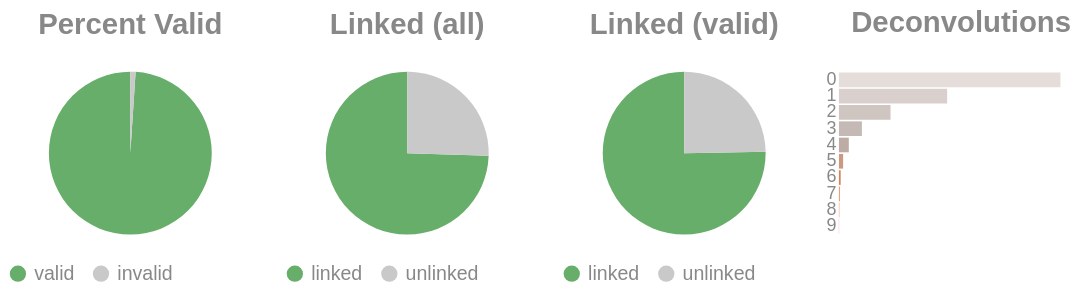

This figure's notebook cell:
### Code cell
if SKIPLR:
    pass
else:
    clash = Counter()
    for i in valids['molecule'].to_list():
        _mol = i.split("-")
        if len(_mol) == 1:
            clash.update('0')
        else:
            clash.update(_mol[-1])

    _d = {"deconvolutions": [], 'count': []}
    for k,v in clash.items():
        _d['deconvolutions'].append(k)
        _d['count'].append(v)

    tot_valid = valids['reads'].sum()
    mask = valids['reads'] >= 2
    n_linked_reads = valids.filter(mask)['reads'].sum()
    if n_linked_reads == 0:
        print_html("No linked molecules (>=2 reads) were detected; skipping linked-only distributions.")
        SKIPLR = True
    else:
        perc_valid = round(tot_valid / n_reads, 4)
        linked_perc_abs = round(n_linked_reads / n_reads, 4)
        linked_perc = round(n_linked_reads / tot_valid, 4)

    _valid = pl.DataFrame({"valids": ['valid', 'invalid'], "count": [tot_valid, n_reads - tot_valid]})
    _linked_abs = pl.DataFrame({"linked (absolute)": ['linked', 'unlinked'], "count": [n_linked_reads, n_reads - n_linked_reads]})
    _linked_rel = pl.DataFrame({"linked (valids)": ['linked', 'unlinked'], "count": [n_linked_reads, tot_valid - n_linked_reads]})

    (
        alt.hconcat(
            piechart(_valid, goodval = 'valid', title = "Percent Valid"),
            piechart(_linked_abs, goodval = "linked", title =  "Linked (all)"),
            piechart(_linked_rel, goodval = "linked", title =  "Linked (valid)"),
            convolutionbar(pl.DataFrame(_d), title = "Deconvolutions"),
            center = True,
            bounds = 'flush'
        )
        .resolve_scale(color='independent')
        .resolve_legend('independent')
        .properties(usermeta={'embedOptions': {"actions": False}})
    ).display()

### Figure 1 — Vega-Lite specification as saved in the notebook (floating-point values rounded to 4 significant figures)
{"width": "container", "height": 400, "config": {"title": {"anchor": "start", "dy": -15, "fontSize": 18, "color": "#888888", "subtitleColor": "#888888", "subtitleFontSize": 14}, "arc": {"fill": "#0072B2"}, "axis": {"domainColor": "#888888", "domainWidth": 0.5, "gridWidth": 0.2, "grid": false, "titleFontWeight": 400, "titleFontSize": 15, "labelFontSize": 11, "labelColor": "#888888", "tickColor": "#888888", "tickWidth": 0.2, "titleColor": "#888888"}, "axisBand": {"grid": false}, "axisX": {"grid": true, "tickSize": 10, "domainCap": "round"}, "axisY": {"domain": false, "grid": true, "tickSize": 0, "domainCap": "round"}, "background": "transparent", "header": {"labelFontSize": 15, "labelColor": "#888888", "titleFontSize": 15, "titleFontWeight": 600, "titleColor": "#888888"}, "legend": {"labelFont": "sans-serif", "labelFontSize": 12, "labelColor": "#888888", "symbolSize": 100, "symbolType": "circle", "titleFontSize": 12, "titlePadding": 10, "titleColor": "#888888", "title": null}, "range": {"category": ["#E69F00", "#56B4E9", "#009E73", "#F0E442", "#0072B2", "#D55E00", "#CC79A7", "#000000"], "diverging": ["#cfe8f3", "#a2d4ec", "#73bfe2", "#46abdb", "#1696d2", "#12719e"]}, "area": {"fill": "#0072B2", "fillOpacity": 0.7, "line": true, "strokeOpacity": 0.7}, "line": {"color": "#0072B2", "stroke": "#0072B2", "strokeWidth": 2}, "trail": {"color": "#0072B2", "stroke": "#0072B2", "strokeWidth": 0, "size": 1}, "point": {"filled": true, "fillOpacity": 1.0, "size": 95}, "text": {"color": "#888888", "fontSize": 11, "align": "right", "fontWeight": 400, "size": 11}, "bar": {"fill": "#0072B2", "stroke": null}, "view": {"stroke": null, "continuousWidth": 660, "continuousHeight": 400}}, "hconcat": [{"data": {"name": "data-b6cdebc60eeb29dcb944edcac005573c"}, "mark": {"type": "arc"}, "encoding": {"color": {"field": "valids", "legend": {"orient": "bottom", "title": null}, "scale": {"domain": ["valid", "invalid"], "range": ["#68ae6b", "#C9C9C9"]}, "title": "Valids", "type": "nominal"}, "theta": {"field": "count", "type": "quantitative"}, "tooltip": [{"field": "valids", "title": "Valids", "type": "ordinal"}, {"field": "percent", "format": ".2%", "title": "Percent", "type": "quantitative"}, {"field": "count", "title": "Count", "type": "quantitative"}]}, "height": 100, "title": {"text": "Percent Valid", "align": "center", "anchor": "middle"}, "transform": [{"calculate": "datum.count / 6107479", "as": "percent"}], "width": 150}, {"data": {"name": "data-2b16cfed7218707e734d5002cbcdb4fa"}, "mark": {"type": "arc"}, "encoding": {"color": {"field": "linked (absolute)", "legend": {"orient": "bottom", "title": null}, "scale": {"domain": ["linked", "unlinked"], "range": ["#68ae6b", "#C9C9C9"]}, "title": "Linked (Absolute)", "type": "nominal"}, "theta": {"field": "count", "type": "quantitative"}, "tooltip": [{"field": "linked (absolute)", "title": "Linked (Absolute)", "type": "ordinal"}, {"field": "percent", "format": ".2%", "title": "Percent", "type": "quantitative"}, {"field": "count", "title": "Count", "type": "quantitative"}]}, "height": 100, "title": {"text": "Linked (all)", "align": "center", "anchor": "middle"}, "transform": [{"calculate": "datum.count / 6107479", "as": "percent"}], "width": 150}, {"data": {"name": "data-7bb2e0b1d29ae66f66aa471c09b88797"}, "mark": {"type": "arc"}, "encoding": {"color": {"field": "linked (valids)", "legend": {"orient": "bottom", "title": null}, "scale": {"domain": ["linked", "unlinked"], "range": ["#68ae6b", "#C9C9C9"]}, "title": "Linked (Valids)", "type": "nominal"}, "theta": {"field": "count", "type": "quantitative"}, "tooltip": [{"field": "linked (valids)", "title": "Linked (Valids)", "type": "ordinal"}, {"field": "percent", "format": ".2%", "title": "Percent", "type": "quantitative"}, {"field": "count", "title": "Count", "type": "quantitative"}]}, "height": 100, "title": {"text": "Linked (valid)", "align": "center", "anchor": "middle"}, "transform": [{"calculate": "datum.count / 6044113", "as": "percent"}], "width": 150}, {"data": {"name": "data-6fd7695f0dea2cd5ee61272c988e3e9a"}, "mark": {"type": "bar"}, "encoding": {"color": {"field": "deconvolutions", "legend": null, "scale": {"scheme": "lightgreyred"}, "type": "nominal"}, "tooltip": [{"field": "deconvolutions", "title": "Deconvolutions", "type": "ordinal"}, {"field": "percent", "format": ".2%", "title": "Percent", "type": "quantitative"}, {"field": "count", "title": "Count", "type": "quantitative"}], "x": {"axis": null, "field": "count", "type": "quantitative"}, "y": {"field": "deconvolutions", "sort": "ascending", "title": null, "type": "nominal"}}, "height": 100, "title": {"text": "Deconvolutions", "align": "center", "anchor": "middle"}, "transform": [{"calculate": "datum.count / 2758044", "as": "percent"}], "width": 150}], "bounds": "flush", "center": true, "resolve": {"legend": {"angle": "independent"}, "scale": {"color": "independent"}}, "usermeta": {"embedOptions": {"actions": false}}, "$schema": "https://vega.github.io/schema/vega-lite/v6.4.1.json", "datasets": {"data-b6cdebc60eeb29dcb944edcac005573c": [{"valids": "valid", "count": 6044113}, {"valids": "invalid", "count": 63366}], "data-2b16cfed7218707e734d5002cbcdb4fa": [{"linked (absolute)": "linked", "count": 4548764}, {"linked (absolute)": "unlinked", "count": 1558715}], "data-7bb2e0b1d29ae66f66aa471c09b88797": [{"linked (valids)": "linked", "count": 4548764}, {"linked (valids)": "unlinked", "count": 1495349}], "data-6fd7695f0dea2cd5ee61272c988e3e9a": [{"deconvolutions": "0", "count": 1450510}, {"deconvolutions": "1", "count": 708613}, {"deconvolutions": "2", "count": 337791}, {"deconvolutions": "3", "count": 150474}, {"deconvolutions": "4", "count": 64573}, {"deconvolutions": "5", "count": 27367}, {"deconvolutions": "6", "count": 11392}, {"deconvolutions": "7", "count": 4639}, {"deconvolutions": "8", "count": 1896}, {"deconvolutions": "9", "count": 789}]}}
